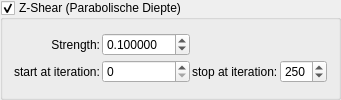
    <widget class="MyGroupBox" name="groupCheck_mandalay_z_shear_enabled">
     <property name="title">
      <string>Z-Shear (Parabolische Diepte)</string>
     </property>
     <property name="checkable">
      <bool>true</bool>
     </property>
     <layout class="QGridLayout" name="gridLayout_mandalay_zs">
      <property name="spacing">
       <number>2</number>
      </property>
      <item row="0" column="0">
       <widget class="QLabel" name="label_mandalay_zshear">
        <property name="text"><string>Strength:</string></property>
        <property name="alignment"><set>Qt::AlignRight|Qt::AlignVCenter</set></property>
       </widget>
      </item>
      <item row="0" column="1">
       <widget class="MyDoubleSpinBox" name="spinbox_mandalay_z_shear_strength">
        <property name="decimals"><number>6</number></property>
        <property name="minimum"><double>-10.000000000000000</double></property>
        <property name="maximum"><double>10.000000000000000</double></property>
        <property name="singleStep"><double>0.010000000000000</double></property>
        <property name="value"><double>0.100000000000000</double></property>
       </widget>
      </item>
           <item row="1" column="0">
       <widget class="QLabel" name="label_mandalay_start_zs">
        <property name="text"><string>start at iteration:</string></property>
       </widget>
      </item>
      <item row="1" column="1">
       <widget class="MySpinBox" name="spinboxInt_mandalay_start_iterations_zs">
        <property name="minimum"><number>0</number></property>
        <property name="maximum"><number>999</number></property>
       </widget>
      </item>
      <item row="1" column="2">
       <widget class="QLabel" name="label_mandalay_stop_zs">
        <property name="text"><string>stop at iteration:</string></property>
       </widget>
      </item>
      <item row="1" column="3">
       <widget class="MySpinBox" name="spinboxInt_mandalay_stop_iterations_zs">
        <property name="minimum"><number>0</number></property>
        <property name="maximum"><number>999</number></property>
        <property name="value"><number>250</number></property>
       </widget>
      </item>
</layout>
    </widget>
